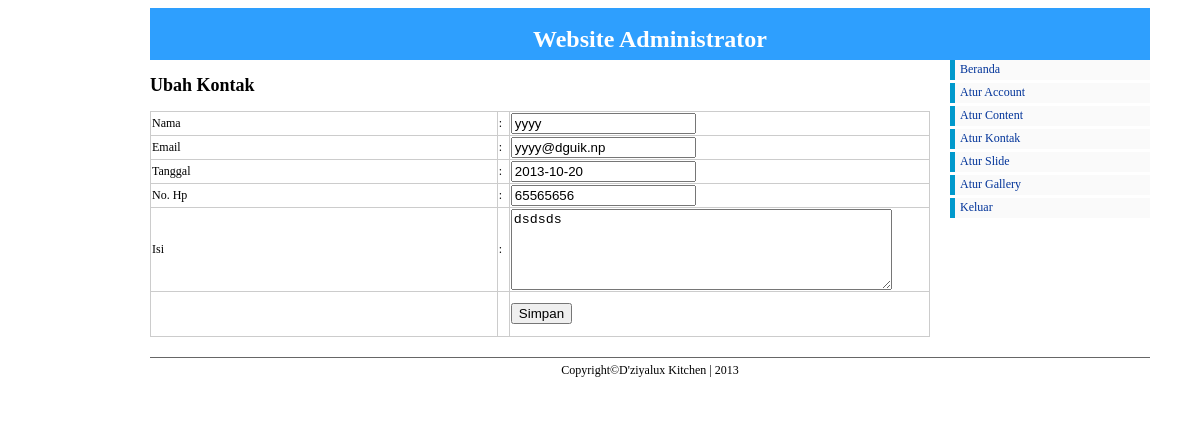
Before: /admin/index.php?pg=kontak/ubah_kontak&id=14 (signed in) with the older database file.
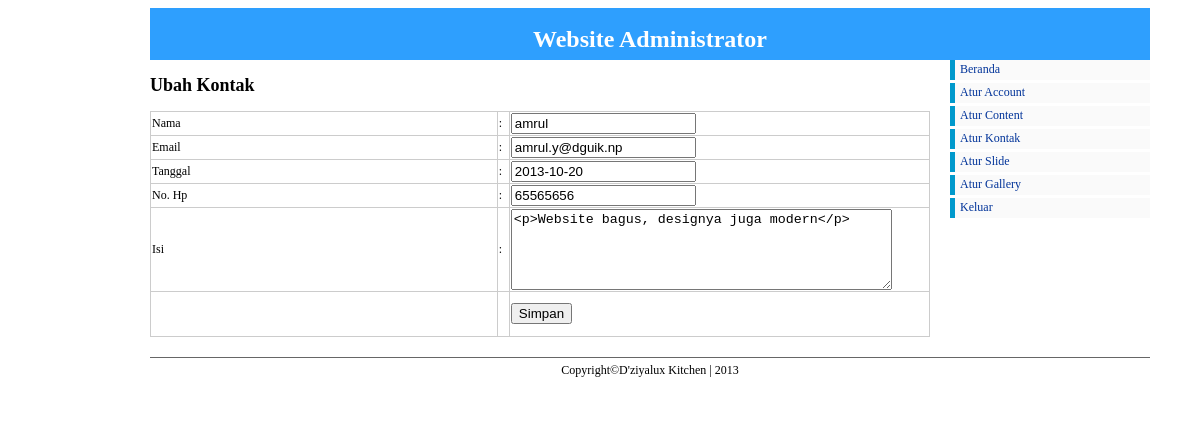
After: the same page with the newer database file.
### tables this page shows
CREATE TABLE IF NOT EXISTS `kontak` (
  `ID_KONTAK` int(11) NOT NULL AUTO_INCREMENT,
  `NAMA` varchar(100) NOT NULL,
  `EMAIL` varchar(100) NOT NULL,
  `NO_HP` varchar(15) NOT NULL,
  `PESAN` text NOT NULL,
  `TANGGAL` date NOT NULL,
  PRIMARY KEY (`ID_KONTAK`)
);

### admin/kontak/ubah_kontak.php (the view)
<h2>Ubah Kontak</h2>
<form action="?pg=kontak/ubah_post_kontak&id=<?php echo $_GET['id'];?>" method="post" enctype="multipart/form-data" name="form1">
	<table width="441" border="1" align="center">
		<?php
		$data = mysql_query("select * from kontak where ID_KONTAK = '$_GET[id]'");
		$tampil = mysql_fetch_array($data);
		?>
		<tr>
			<td width="314">Nama</td>
			<td width="8">:</td>
			<td width="97"><input type="text" name="nama" id="nama" value="<?php echo $tampil['NAMA'];?>"></td>
		</tr>
		<tr>
		  <td>Email</td>
		  <td>:</td>
		  <td><input type="text" name="email" id="email" value="<?php echo $tampil['EMAIL'];?>" /></td>
		</tr>
		<tr>
		  <td>Tanggal</td>
		  <td>:</td>
		  <td><input type="text" name="tanggal" id="tanggal" value="<?php echo $tampil['TANGGAL'];?>"></td>
		</tr>
		<tr>
		  <td>No. Hp</td>
		  <td>:</td>
		  <td><input type="text" name="no_hp" id="no_hp" value="<?php echo $tampil['NO_HP'];?>" /></td>
		</tr>
		<tr>
		  <td>Isi</td>
		  <td>:</td>
		  <td><textarea name="pesan" id="pesan" cols="45" rows="5"><?php echo $tampil['PESAN'];?></textarea></td>
		</tr>
		<tr>
		  <td height="42">&nbsp;</td>
		  <td>&nbsp;</td>
		  <td><input type="submit" name="button" class="klik" value="Simpan"></td>
		</tr>
	</table>
</form>

Changed rows visible on the page:
changed kontak: nama "yyyy" → "amrul"; email "yyyy@dguik.np" → "amrul.y@dguik.np"; pesan "dsdsds" → "<p>Website bagus, designya juga modern</p>"
